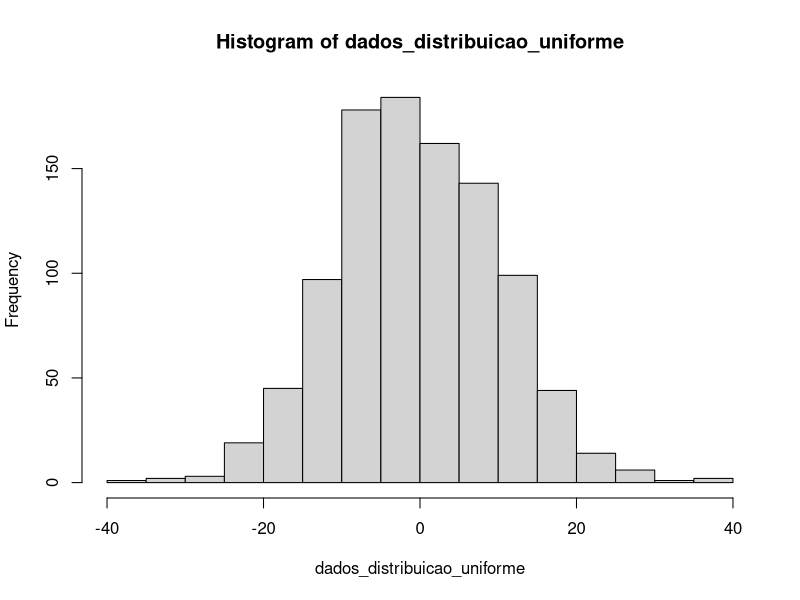

R code for this plot:
# gerando dados com uma distribuicao uniforme
dados_distribuicao_uniforme <- rnorm(1000,0,10)
print(dados_distribuicao_uniforme)
hist(dados_distribuicao_uniforme)
